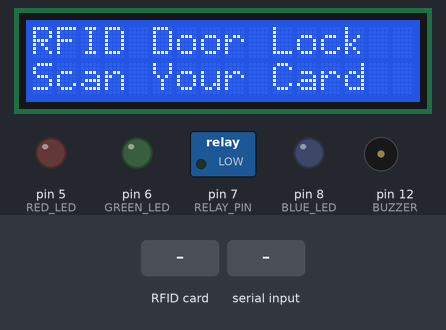
A sketch run on a simulated Arduino Mega 2560, built with avr-gcc and run on an emulated ATmega2560. On the bench: 16×2 character LCD, switched loads named in the sketch (green lamp = pin HIGH), output pins drawn as LEDs (lit = HIGH), buzzer (waves = sounding). Dashed ring = blinking. The inputs (shaded band) are chosen by the test bench. Pins used as bus, display or sensor lines are not drawn; what the sketch prints to the serial monitor is not drawn.

Above: at 1.3 s.
1.4 s: RFID card 5E 7A 19 C4 held to the reader
At 2.8 s:
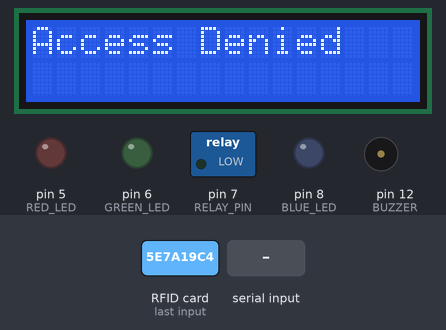
3.2 s: "ok\n" received over Serial
At 6.0 s:
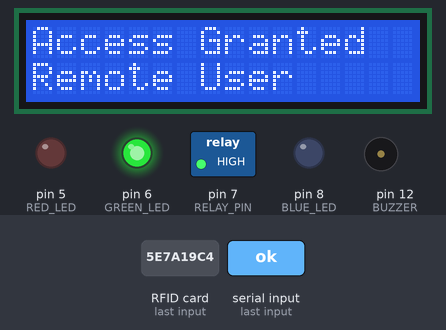
6.2 s: byte 10 ('\n') received over Serial
At 8.43 s:
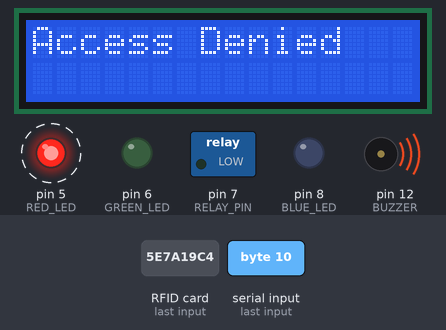
9.2 s: "1\n" received over Serial
12.2 s: "0\n" received over Serial
At 15.8 s:
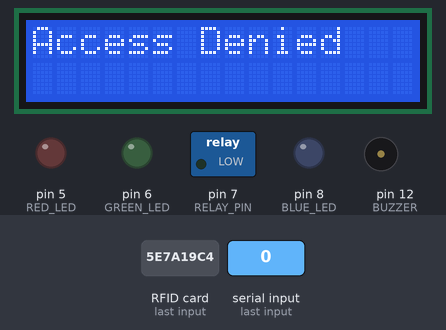
Timing chart, 0 to 17.3 s (numbered marks = the images above; inputs shaded):
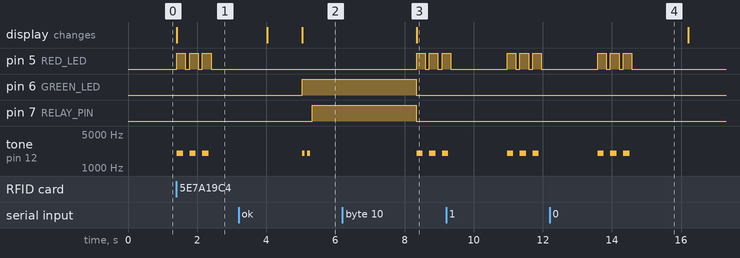

The sketch:

dcamarduino.ino
```cpp
#include <SPI.h>
#include <MFRC522.h>
#include <LiquidCrystal.h>

// =====================================
// LCD
// RS, E, D4, D5, D6, D7
// =====================================
LiquidCrystal lcd(22, 23, 24, 25, 26, 27);

// =====================================
// OUTPUT PINS
// =====================================
#define RELAY_PIN 7
#define RED_LED 5
#define GREEN_LED 6
#define BLUE_LED 8
#define BUZZER 12

// =====================================
// RFID
// =====================================
#define RFID_SS 53
#define RFID_RST 49

MFRC522 rfid(RFID_SS, RFID_RST);

// =====================================
// RFID MEMORY BLOCK
// =====================================
byte block = 1;

// =====================================
// RFID KEY
// =====================================
MFRC522::MIFARE_Key key;

String incoming = "";

// =====================================
// LCD READY SCREEN
// =====================================
void showReadyScreen() {

  lcd.clear();

  lcd.setCursor(0, 0);
  lcd.print("RFID Door Lock");

  lcd.setCursor(0, 1);
  lcd.print("Scan Your Card");
}

// =====================================
// TURN OFF LEDS
// =====================================
void ledsOff() {

  digitalWrite(RED_LED, LOW);
  digitalWrite(GREEN_LED, LOW);
  digitalWrite(BLUE_LED, LOW);
}

// =====================================
// BUZZER
// =====================================
void beep(int durationMs, int count = 1) {

  for (int i = 0; i < count; i++) {

    tone(BUZZER, 2000);

    delay(durationMs);

    noTone(BUZZER);

    delay(70);
  }
}

// =====================================
// READ NAME FROM RFID CARD
// =====================================
String readCardName() {

  MFRC522::StatusCode status;

  byte buffer[18];

  byte size = sizeof(buffer);

  // Authenticate
  status = rfid.PCD_Authenticate(
    MFRC522::PICC_CMD_MF_AUTH_KEY_A,
    block,
    &key,
    &(rfid.uid)
  );

  if (status != MFRC522::STATUS_OK) {

    Serial.print("AUTH FAILED: ");

    Serial.println(rfid.GetStatusCodeName(status));

    return "";
  }

  // Read block
  status = rfid.MIFARE_Read(block, buffer, &size);

  if (status != MFRC522::STATUS_OK) {

    Serial.print("READ FAILED: ");

    Serial.println(rfid.GetStatusCodeName(status));

    return "";
  }

  // Convert bytes to string
  String name = "";

  for (uint8_t i = 0; i < 16; i++) {

    if (buffer[i] != 32 && buffer[i] != 0) {

      name += (char)buffer[i];
    }
  }

  name.trim();

  return name;
}

// =====================================
// ACCESS APPROVED
// =====================================
void onApproved(String personName) {

  Serial.println("ACCESS APPROVED");

  lcd.clear();

  lcd.setCursor(0, 0);
  lcd.print("Access Granted");

  lcd.setCursor(0, 1);
  lcd.print(personName);

  digitalWrite(GREEN_LED, HIGH);

  digitalWrite(RED_LED, LOW);

  digitalWrite(BLUE_LED, LOW);

  beep(80, 2);

  digitalWrite(RELAY_PIN, HIGH);

  delay(3000);

  digitalWrite(RELAY_PIN, LOW);

  ledsOff();

  showReadyScreen();
}

// =====================================
// ACCESS DENIED
// =====================================
void onDenied() {

  Serial.println("ACCESS DENIED");

  lcd.clear();

  lcd.setCursor(0, 0);
  lcd.print("Access Denied");

  digitalWrite(RELAY_PIN, LOW);

  for (int i = 0; i < 3; i++) {

    digitalWrite(RED_LED, HIGH);

    beep(180);

    digitalWrite(RED_LED, LOW);

    delay(120);
  }

  ledsOff();

  delay(1500);

  showReadyScreen();
}

// =====================================
// SERIAL COMMANDS
// =====================================
void processCommand(String cmd) {

  cmd.trim();

  cmd.toLowerCase();

  Serial.print("COMMAND RECEIVED: ");

  Serial.println(cmd);

  if (cmd == "ok") {

    onApproved("Remote User");
  }
  else {

    onDenied();
  }
}

// =====================================
// READ SERIAL
// =====================================
void readCommands() {

  while (Serial.available()) {

    char c = Serial.read();

    if (c == '\n') {

      processCommand(incoming);

      incoming = "";
    }
    else {

      incoming += c;
    }
  }
}

// =====================================
// RFID READER
// =====================================
void pollRfid() {

  if (!rfid.PICC_IsNewCardPresent()) {
    return;
  }

  if (!rfid.PICC_ReadCardSerial()) {
    return;
  }

  // Read name from RFID memory
  String personName = readCardName();

  Serial.println();

  Serial.print("CARD NAME: ");

  Serial.println(personName);

  // If name exists -> approved
  if (personName.length() > 0) {

    onApproved(personName);
  }
  else {

    onDenied();
  }

  rfid.PICC_HaltA();

  rfid.PCD_StopCrypto1();

  delay(1000);
}

// =====================================
// SETUP
// =====================================
void setup() {

  pinMode(RELAY_PIN, OUTPUT);

  pinMode(RED_LED, OUTPUT);

  pinMode(GREEN_LED, OUTPUT);

  pinMode(BLUE_LED, OUTPUT);

  pinMode(BUZZER, OUTPUT);

  digitalWrite(RELAY_PIN, LOW);

  ledsOff();

  Serial.begin(115200);

  // LCD
  lcd.begin(16, 2);

  showReadyScreen();

  // RFID
  SPI.begin();

  rfid.PCD_Init();

  // Default RFID key
  for (byte i = 0; i < 6; i++) {

    key.keyByte[i] = 0xFF;
  }

  Serial.println();

  Serial.println("==================================");

  Serial.println("RFID DOOR LOCK SYSTEM READY");

  Serial.println("==================================");

  Serial.println();

  Serial.println("SCAN CARD...");

  Serial.println();
}

// =====================================
// LOOP
// =====================================
void loop() {

  readCommands();

  pollRfid();
}
```

Measured:
- after the input at 1.4 s, pin 5 (RED_LED): alternates HIGH for 0.25 s and LOW for 0.12 s, 6 changes in all, then stays LOW, starting at once; tone on pin 12 (BUZZER): alternates 2000 Hz for 0.18 s and silent for 0.19 s, 6 changes in all, then stays silent, starting at once; the display: changes at once (image 1)
- after the input at 3.2 s, pin 6 (GREEN_LED): LOW → HIGH after 1.8 s; pin 7 (RELAY_PIN): LOW → HIGH after 2.1 s; tone on pin 12 (BUZZER): alternates 2000 Hz for 0.08 s and silent for 0.07 s, 4 changes in all, then stays silent, starting after 1.8 s; the display: first differs from a run without the input after 1.8 s (image 2)
- after the input at 6.2 s, pin 5 (RED_LED): alternates HIGH for 0.25 s and LOW for 0.12 s, starting after 2.1 s; tone on pin 12 (BUZZER): alternates 2000 Hz for 0.18 s and silent for 0.19 s, starting after 2.1 s; the display: changes after 2.1 s (image 3)
- after the input at 12.2 s, pin 5 (RED_LED): alternates HIGH for 0.25 s and LOW for 0.12 s, 6 changes in all, then stays LOW, starting after 1.4 s; tone on pin 12 (BUZZER): alternates 2000 Hz for 0.18 s and silent for 0.19 s, 6 changes in all, then stays silent, starting after 1.4 s
